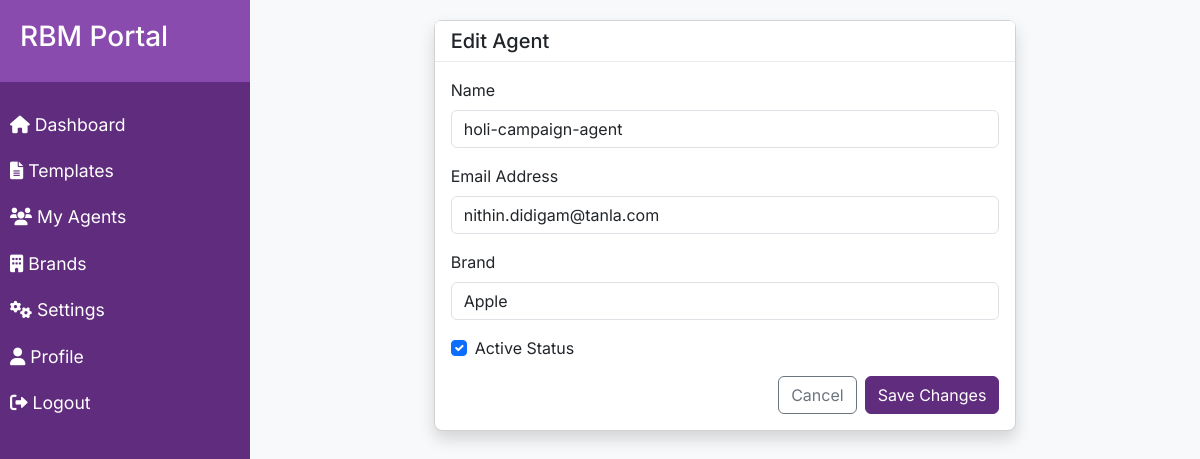
The page /settings/agents/3/edit/ (signed in) on the database its author committed.
### dashboard/models.py (models this page shows, shortened)
class Agent(models.Model):
    name = models.CharField(max_length=100)
    email = models.EmailField()
    brand = models.ForeignKey(Brand, on_delete=models.CASCADE)
    is_active = models.BooleanField(default=True)
    created_at = models.DateTimeField(auto_now_add=True)

### dashboard/views.py (the view)
# urls.py: path('agents/<int:agent_id>/edit/', views.edit_agent, name='edit_agent'),
@login_required
def edit_agent(request, agent_id):
    agent = get_object_or_404(Agent, id=agent_id)
    if request.method == 'POST':
        form = AgentForm(request.POST, instance=agent)
        if form.is_valid():
            form.save()
            messages.success(request, 'Agent updated successfully.')
            return redirect('agent_list')
    else:
        form = AgentForm(instance=agent)
    return render(request, 'dashboard/edit_agent.html', {
        'form': form,
        'agent': agent
    })

### dashboard/forms.py (shortened to what this page needs)
class AgentForm(forms.ModelForm):
    class Meta:
        model = Agent
        fields = ['name', 'email', 'brand', 'is_active']
        widgets = {
            'name': forms.TextInput(attrs={
                'class': 'form-control',
                'placeholder': 'Enter agent name',
                'required': True,
            }),
            'email': forms.EmailInput(attrs={
                'class': 'form-control',
                'placeholder': 'Enter agent email',
                'required': True,
            }),
            'brand': forms.Select(attrs={
                'class': 'form-control',
                'required': True,
            }),
            'is_active': forms.CheckboxInput(attrs={
                'class': 'form-check-input',
            }),
        }

### dashboard/models.py (called while the page is built)
    def __str__(self):
        return self.name

### templates/dashboard/edit_agent.html (shortened to what this page needs)
{% extends 'base.html' %}
{% block content %}
<div class="container-fluid">
    <div class="row justify-content-center">
        <div class="col-md-8">
            <div class="card shadow">
                <div class="card-header">
                    <h5 class="mb-0">Edit Agent</h5>
                </div>
                <div class="card-body">
                    <form method="post">
                        <div class="mb-3">
                            <label for="{{ form.name.id_for_label }}" class="form-label">Name</label>
                            {{ form.name }}
                        </div>
                        <div class="mb-3">
                            <label for="{{ form.email.id_for_label }}" class="form-label">Email Address</label>
                            {{ form.email }}
                        </div>
                        <div class="mb-3">
                            <label for="{{ form.brand.id_for_label }}" class="form-label">Brand</label>
                            {{ form.brand }}
                        </div>
                        <div class="mb-3">
                            <div class="form-check">
                                {{ form.is_active }}
                                <label for="{{ form.is_active.id_for_label }}" class="form-check-label">
                                    Active Status
                                </label>
                            </div>
                        </div>
                        <div class="d-flex justify-content-end gap-2">
                            <a href="{% url 'agent_list' %}" class="btn btn-outline-secondary">Cancel</a>
                            <button type="submit" class="btn btn-primary">Save Changes</button>
                        </div>
                    </form>
                </div>
            </div>
        </div>
    </div>
</div>
{% endblock %}

### static/css/style.css (style rules this page uses)
:root { --primary-color: #602C7D; --secondary-color: #8A4BAF; --background-color: #F8F9FA; --border-color: #E9ECEF; --text-color: #495057; }
body { background-color: var(--background-color); font-family: 'Inter', sans-serif; }
.btn-primary { background-color: var(--primary-color); border-color: var(--primary-color); }
.card { border-radius: 8px; box-shadow: 0 2px 4px rgba(0,0,0,0.05); }
.card-header { background-color: white; border-bottom: 1px solid var(--border-color); }

### rows shown on the page
Agent: name "holi-campaign-agent", email "nithin.didigam@tanla.com", brand "Apple", is_active "☑"
